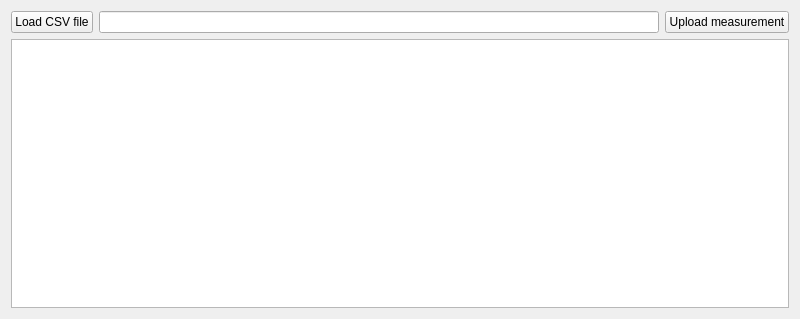
<?xml version="1.0" encoding="UTF-8"?>
<ui version="4.0">
 <class>UploadWindow</class>
 <widget class="QWidget" name="UploadWindow">
  <property name="geometry">
   <rect>
    <x>0</x>
    <y>0</y>
    <width>800</width>
    <height>319</height>
   </rect>
  </property>
  <property name="windowTitle">
   <string>Upload</string>
  </property>
  <property name="windowIcon">
   <iconset resource="../../../../resources/icons/buttons/buttonicons.qrc">
    <normaloff>:/icons/buttons/arrow_up.png</normaloff>:/icons/buttons/arrow_up.png</iconset>
  </property>
  <layout class="QGridLayout" name="gridLayout">
   <item row="0" column="0">
    <widget class="QPushButton" name="loadCsvFilePushButton">
     <property name="text">
      <string>Load CSV file</string>
     </property>
    </widget>
   </item>
   <item row="0" column="1">
    <widget class="QLineEdit" name="csvFileOpenPathLineEdit">
     <property name="readOnly">
      <bool>true</bool>
     </property>
    </widget>
   </item>
   <item row="0" column="2">
    <widget class="QPushButton" name="uploadMeasurementPushButton">
     <property name="text">
      <string>Upload measurement</string>
     </property>
    </widget>
   </item>
   <item row="1" column="0" colspan="3">
    <widget class="QTableWidget" name="measurementTableWidget">
     <property name="editTriggers">
      <set>QAbstractItemView::NoEditTriggers</set>
     </property>
     <property name="selectionMode">
      <enum>QAbstractItemView::NoSelection</enum>
     </property>
     <property name="selectionBehavior">
      <enum>QAbstractItemView::SelectColumns</enum>
     </property>
     <attribute name="horizontalHeaderCascadingSectionResizes">
      <bool>true</bool>
     </attribute>
     <attribute name="horizontalHeaderDefaultSectionSize">
      <number>160</number>
     </attribute>
     <attribute name="horizontalHeaderStretchLastSection">
      <bool>true</bool>
     </attribute>
     <attribute name="verticalHeaderCascadingSectionResizes">
      <bool>false</bool>
     </attribute>
     <attribute name="verticalHeaderStretchLastSection">
      <bool>false</bool>
     </attribute>
    </widget>
   </item>
  </layout>
 </widget>
 <resources>
  <include location="../../../../resources/icons/buttons/buttonicons.qrc"/>
  <include location="../../../../resources/icons/buttons/buttonicons.qrc"/>
  <include location="../../../../resources/icons/buttons/buttonicons.qrc"/>
 </resources>
 <connections/>
</ui>
